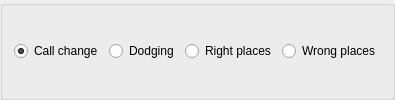
         <widget class="QGroupBox" name="groupBox_7">
          <property name="sizePolicy">
           <sizepolicy hsizetype="Minimum" vsizetype="Preferred">
            <horstretch>0</horstretch>
            <verstretch>0</verstretch>
           </sizepolicy>
          </property>
          <property name="title">
           <string/>
          </property>
          <property name="flat">
           <bool>true</bool>
          </property>
          <layout class="QHBoxLayout" name="horizontalLayout_4">
           <item>
            <widget class="QRadioButton" name="SelectCallChange">
             <property name="text">
              <string>Call change</string>
             </property>
             <property name="checked">
              <bool>true</bool>
             </property>
            </widget>
           </item>
           <item>
            <widget class="QRadioButton" name="SelectDodge">
             <property name="text">
              <string>Dodging</string>
             </property>
            </widget>
           </item>
           <item>
            <widget class="QRadioButton" name="SelectRightPlaces">
             <property name="text">
              <string>Right places</string>
             </property>
            </widget>
           </item>
           <item>
            <widget class="QRadioButton" name="SelectWrongPlaces">
             <property name="text">
              <string>Wrong places</string>
             </property>
            </widget>
           </item>
          </layout>
         </widget>
